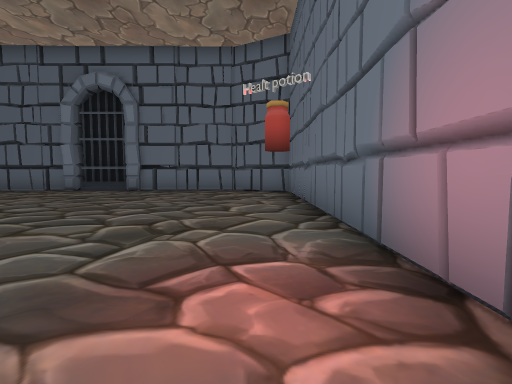
View 1 (above)

16 first-person views from a walk through a Unity game level. The camera is 1.2 m above the floor, tilts 4° down and sees 85° across. Doors are open. The floor is counted in squares, 2 m on a side. Each view is taken from the middle of a square. On the plan, view 1 faces up. The plan holds only what a view shows up to about 9 squares ahead; the rest is blank. The place goes on beyond the plan. The player is left out. Some animated figures are not drawn. Some surface patterns are stand-ins.

View 2
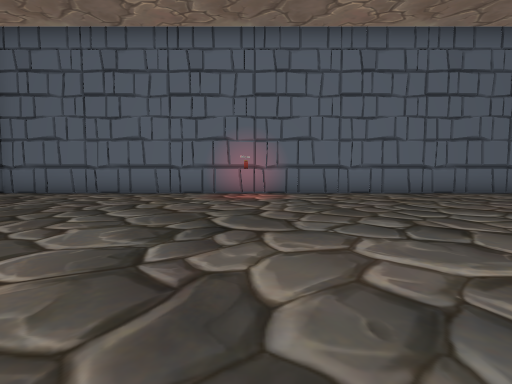

View 3
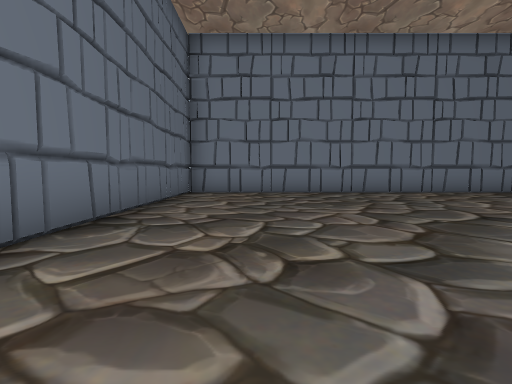

View 4
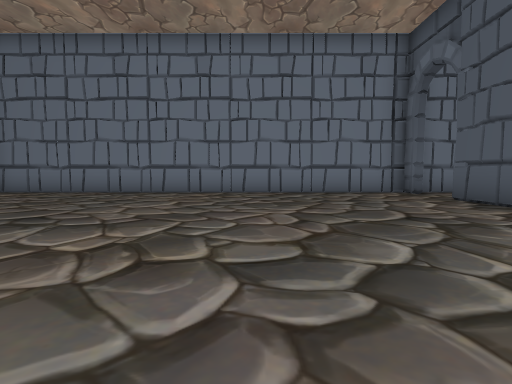

View 5
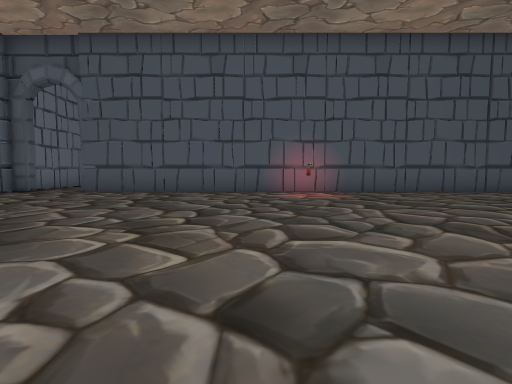

View 6
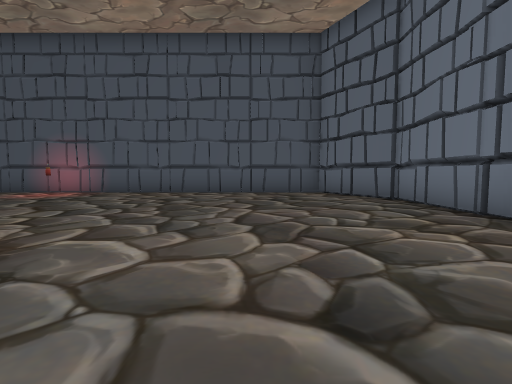

View 7
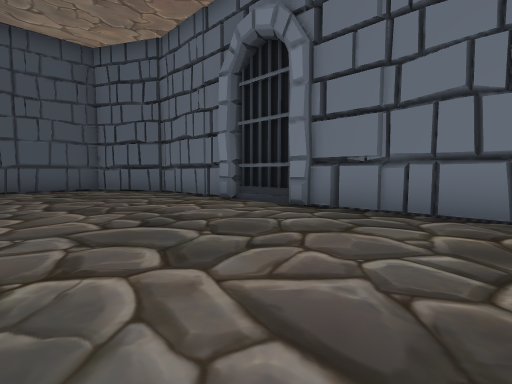

View 8
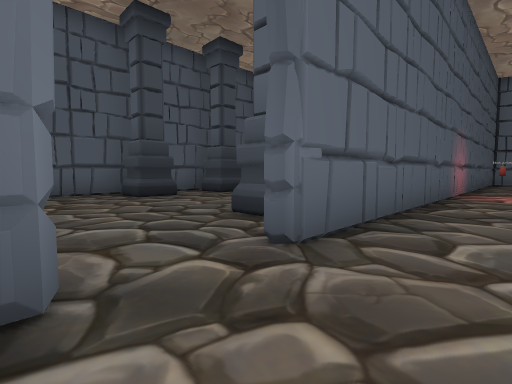

View 9
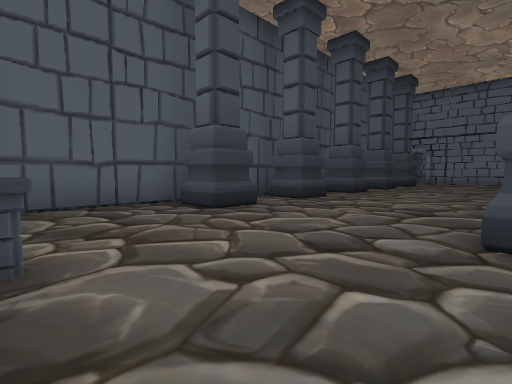

View 10
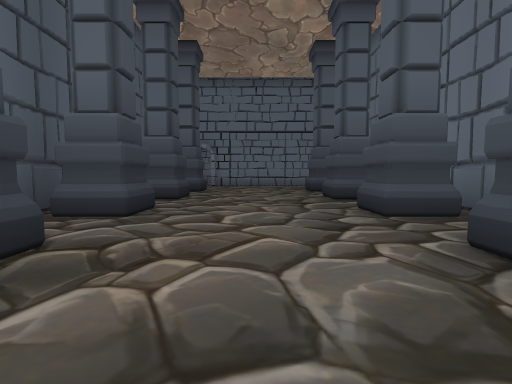

View 11
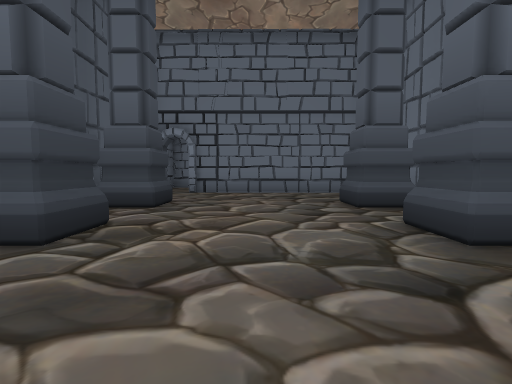

View 12
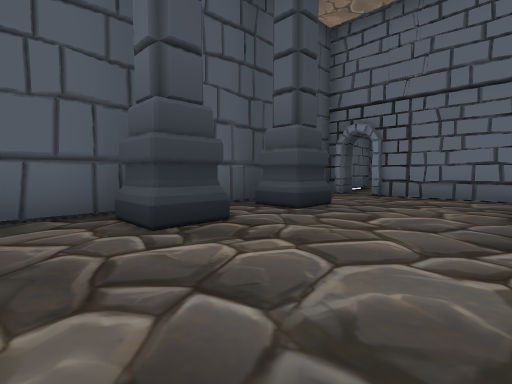

View 13
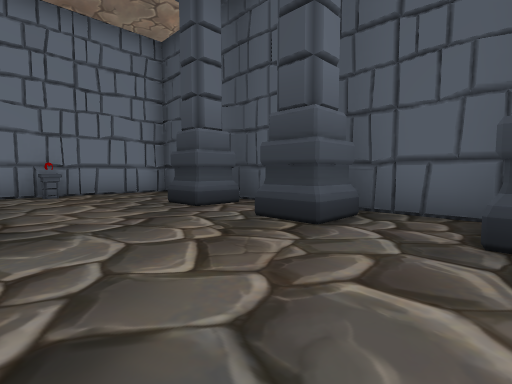

View 14
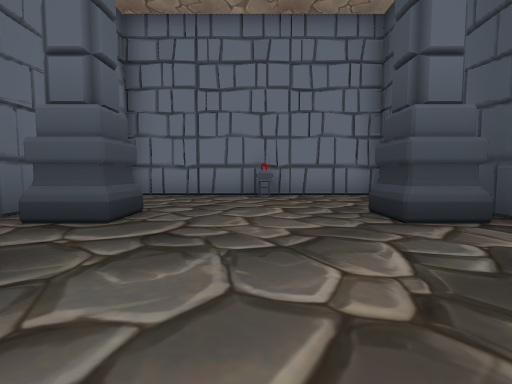

View 15
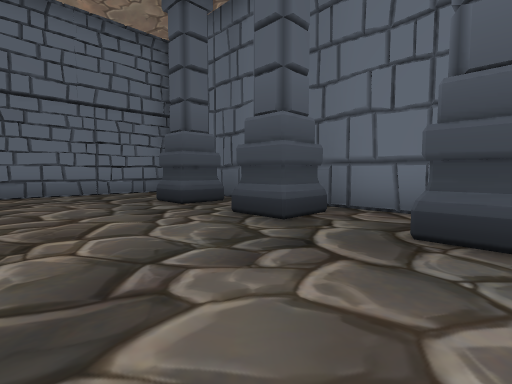

View 16
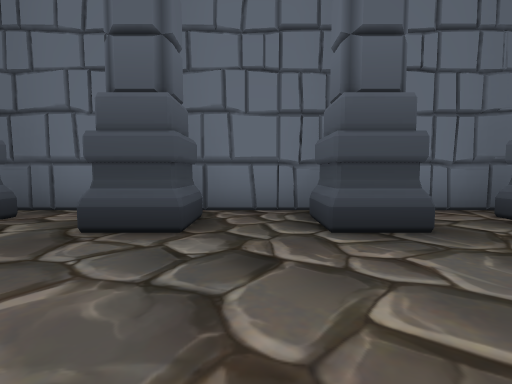

### Floor plan
Points are (right, up) in squares from view 1. A wall is a line through its corners. A room is listed if a view was taken in it or the views show most of it. See-through windows are left out.
Room 1 (views 1, 2, 3, 4, 5, 6, 7, 8)
walls: (0.9, 3) (1, 3.5); (-5.8, 9) (-6.3, 9); (-6.3, 9.1) (-9.3, 9.1); (-5.3, 9.4) (-5.9, 9); (-9.1, 9) (-11.3, 7.8) (-11.3, -6.2); (-1.1, 9.1) (-6, 9.1); (-11.3, -7.7) (-11.3, -8.4); (-10.5, -8.3) (1, -8.4) (1, 8.3) (-0.4, 9)
ways out: opening at (-11, -7) to room 2
Room 2 (views 9, 10, 11, 12, 13, 14, 15, 16)
walls: (-16.7, 0.8) (-16.7, -0.2) (-17.7, -0.2); (-13.2, -2.7) (-13.2, -1.7) (-12.2, -1.7); (-17.7, -1.7) (-16.7, -1.7) (-16.7, -2.7) (-17.7, -2.7); (-12.2, -0.2) (-13.2, -0.2) (-13.2, 0.8); (-11.6, -1.7) (-11.6, -1.3); (-11.6, -2) (-11.6, 3); (-17.7, -4.3) (-16.7, -4.3) (-16.7, -5.3) (-17.8, -5.3); (-12.2, 2.3) (-13.2, 2.3) (-13.2, 3.3); (-11.7, -4.2) (-11.6, -3.7); (-16.7, 3.3) (-16.7, 2.3) (-17.7, 2.3); (-18.2, 2.6) (-18.2, -8.3) (-10.5, -8.3); (-12.5, -5.3) (-13.2, -5.3) (-13.2, -4.3) (-12.2, -4.3); (-11.6, -5.3) (-11.6, -3.5); (-12.2, 4.7) (-13.2, 4.7) (-13.2, 5.8); (-11.6, 4.7) (-11.6, 6.1); (-16.7, 5.8) (-16.7, 4.7) (-17.7, 4.7); (-18.2, 5.9) (-18.2, 4.1); (-17.7, 8.2) (-18.2, 8.2); (-11.9, 8.2) (-17, 8.2)
ways out: opening at (-11, -7) to room 1
objects: other object (-15, -8)

Where each view was taken, in squares from view 1:
view 1: 0 up, 0 right, facing up
view 2: 1 up, 7 left, facing right
view 3: 0 up, 1 left, facing down
view 4: 0 up, 7 left, facing down
view 5: 1 down, 3 left, facing left
view 6: 6 up, 3 left, facing left
view 7: 5 up, 1 left, facing up-left
view 8: 8 down, 10 left, facing up-left
view 9: 8 down, 13 left, facing up-left
view 10: 4 down, 15 left, facing up
view 11: 0 up, 15 left, facing up
view 12: 1 up, 14 left, facing up-left
view 13: 0 up, 14 left, facing down-left
view 14: 1 down, 15 left, facing down
view 15: 0 up, 16 left, facing up-right
view 16: 1 down, 16 left, facing right
